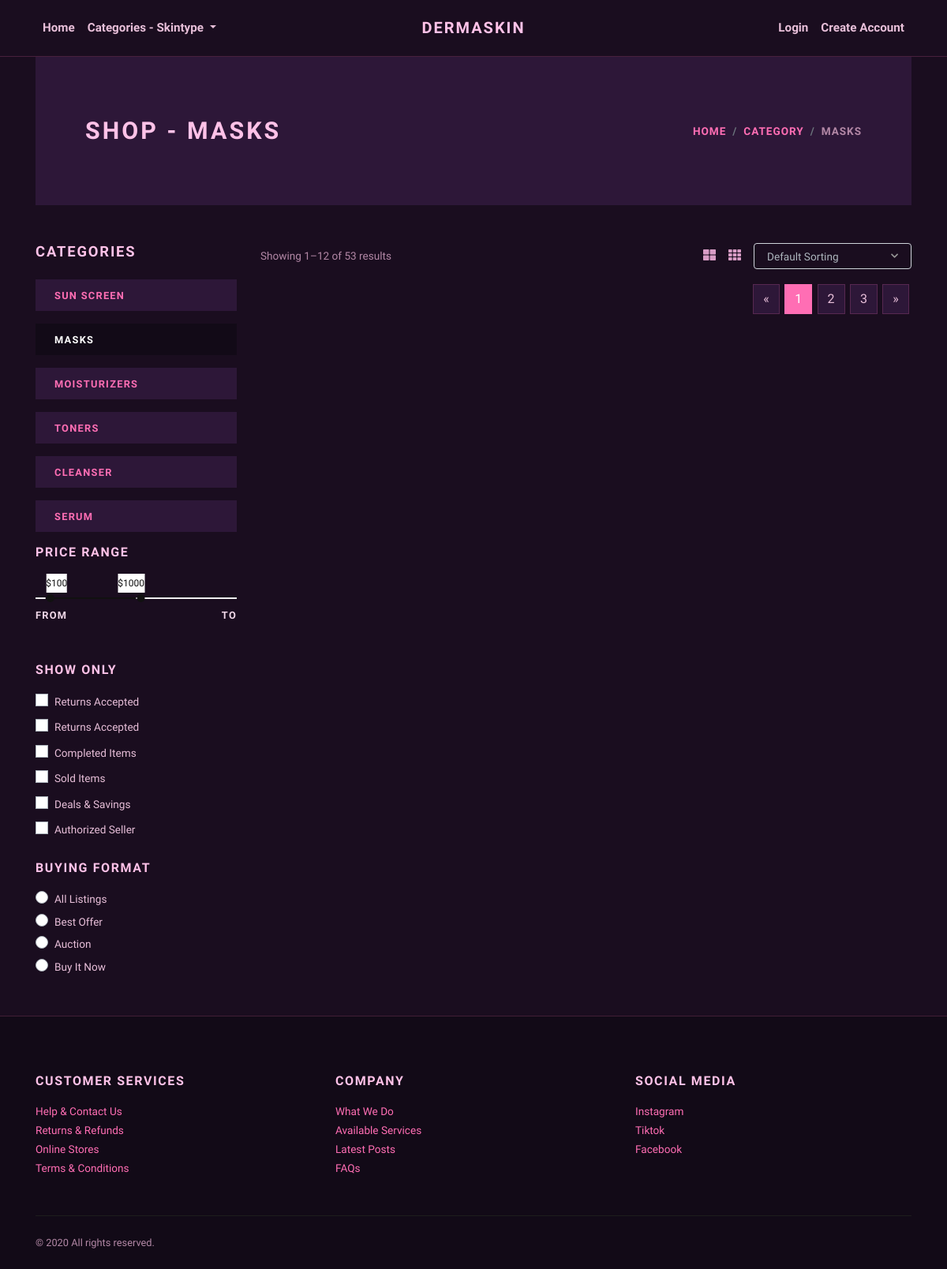
Page /category/masks/ on the earlier database version.
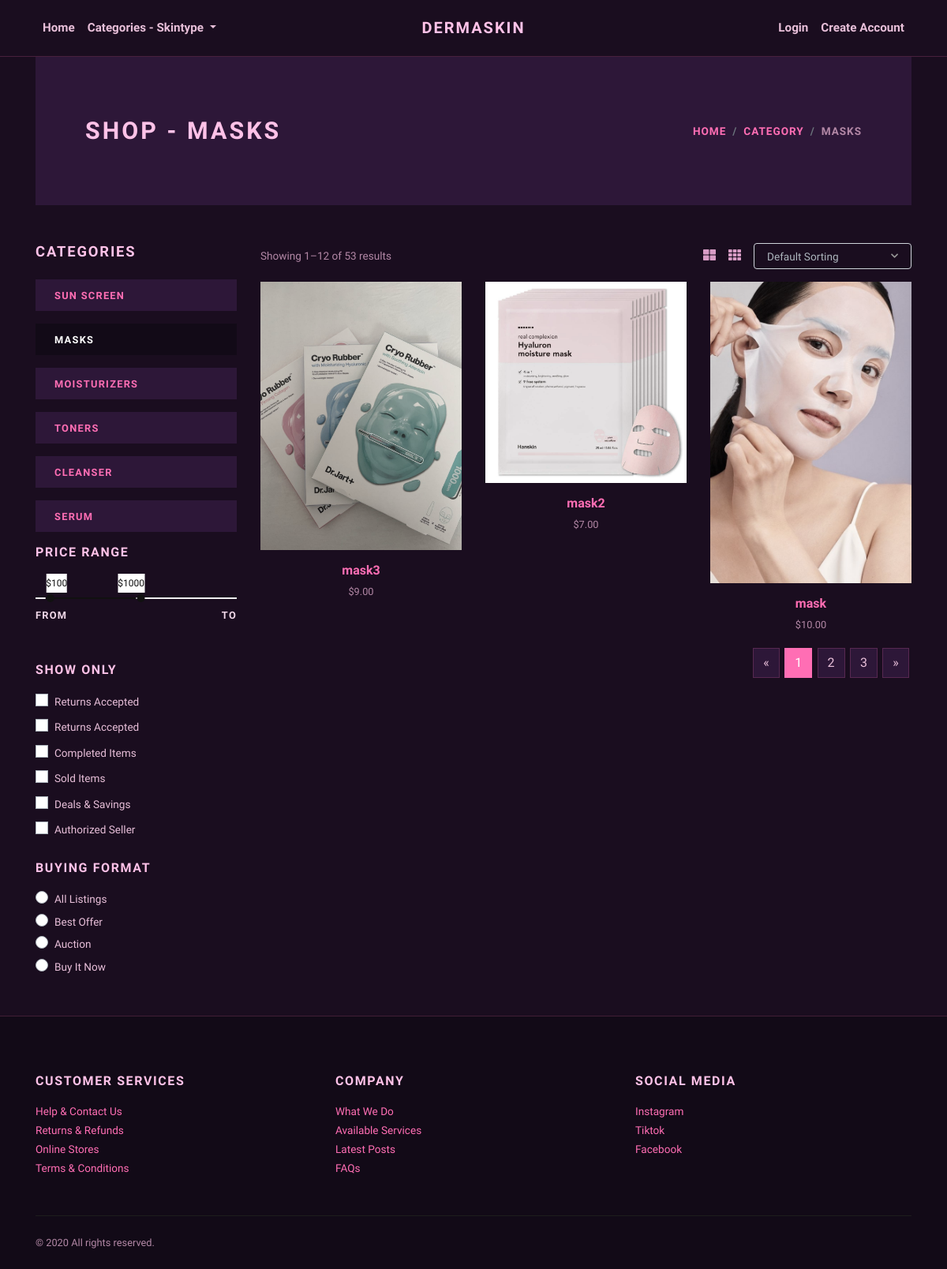
Same page on the later database version.
### store/models.py (models this page shows, shortened)
class Category(models.Model):
    title = models.CharField(max_length=50, verbose_name="Category Title")
    slug = models.SlugField(max_length=55, verbose_name="Category Slug")
    description = models.TextField(blank=True, verbose_name="Category Description")
    category_image = models.ImageField(upload_to='category', blank=True, null=True, verbose_name="Category Image")
    is_active = models.BooleanField(verbose_name="Is Active?")
    is_featured = models.BooleanField(verbose_name="Is Featured?")
    created_at = models.DateTimeField(auto_now_add=True, verbose_name="Created Date")
    updated_at = models.DateTimeField(auto_now=True, verbose_name="Updated Date")
    class Meta:
        verbose_name_plural = 'Categories'
        ordering = ('-created_at', )

class Product(models.Model):
    title = models.CharField(max_length=150, verbose_name="Product Title")
    slug = models.SlugField(max_length=160, verbose_name="Product Slug")
    sku = models.CharField(max_length=255, unique=True, verbose_name="Unique Product ID (SKU)")
    short_description = models.TextField(verbose_name="Short Description")
    detail_description = models.TextField(blank=True, null=True, verbose_name="Detail Description")
    product_image = models.ImageField(upload_to='product', blank=True, null=True, verbose_name="Product Image")
    price = models.DecimalField(max_digits=8, decimal_places=2)
    category = models.ForeignKey(Category, verbose_name="Product Categoy", on_delete=models.CASCADE)
    is_active = models.BooleanField(verbose_name="Is Active?")
    is_featured = models.BooleanField(verbose_name="Is Featured?")
    created_at = models.DateTimeField(auto_now_add=True, verbose_name="Created Date")
    updated_at = models.DateTimeField(auto_now=True, verbose_name="Updated Date")
    class Meta:
        verbose_name_plural = 'Products'
        ordering = ('-created_at', )

### store/views.py (the view)
# urls.py: path('category/<slug:slug>/', views.category_products, name="category-products"),
def category_products(request, slug):
    category = get_object_or_404(Category, slug=slug)
    products = Product.objects.filter(is_active=True, category=category)
    categories = Category.objects.filter(is_active=True)
    return render(request, 'store/category_products.html', {
        'category': category,
        'products': products,
        'categories': categories,
    })

### templates/store/category_products.html (shortened to what this page needs)
{% extends 'base.html' %}
{% load static %}
    {% block content %}
      <div class="container">
        <section class="py-5 bg-light">
          <div class="container">
            <div class="row px-4 px-lg-5 py-lg-4 align-items-center">
              <div class="col-lg-6">
                <h1 class="h2 text-uppercase mb-0">Shop - {{category.title}}</h1>
              </div>
              <div class="col-lg-6 text-lg-right">
                <nav aria-label="breadcrumb">
                  <ol class="breadcrumb justify-content-lg-end mb-0 px-0">
                    <li class="breadcrumb-item"><a href="{% url 'store:home' %}">Home</a></li>
                    <li class="breadcrumb-item"><a href="{% url 'store:all-categories' %}">Category</a></li>
                    <li class="breadcrumb-item active" aria-current="page">{{category.title}}</li>
                  </ol>
                </nav>
              </div>
            </div>
          </div>
        </section>
        <section class="py-5">
          <div class="container p-0">
            <div class="row">
              <div class="col-lg-3 order-2 order-lg-1">
                <h5 class="text-uppercase mb-4">Categories</h5>
                {% if categories %}
                  {% for cat in categories %}
                    <a href="{% url 'store:category-products' cat.slug %}">
                      <div class="py-2 px-4 {% if category == cat %}bg-dark text-white {% else %}bg-light{% endif %} mb-3">
                        <strong class="small text-uppercase font-weight-bold">{{cat.title}}</strong>
                      </div>
                    </a>
                  {% endfor %}
                {% endif %}
                <h6 class="text-uppercase mb-4">Price range</h6>
                <div class="price-range pt-4 mb-5">
                  <div id="range"></div>
                  <div class="row pt-2">
                    <div class="col-6"><strong class="small font-weight-bold text-uppercase">From</strong></div>
                    <div class="col-6 text-right"><strong class="small font-weight-bold text-uppercase">To</strong></div>
                  </div>
                </div>
                <h6 class="text-uppercase mb-3">Show only</h6>
                <div class="custom-control custom-checkbox mb-1">
                  <label class="custom-control-label text-small" for="customCheck1">Returns Accepted</label>
                </div>
                <div class="custom-control custom-checkbox mb-1">
                  <label class="custom-control-label text-small" for="customCheck2">Returns Accepted</label>
                </div>
                <div class="custom-control custom-checkbox mb-1">
                  <label class="custom-control-label text-small" for="customCheck3">Completed Items</label>
                </div>
                <div class="custom-control custom-checkbox mb-1">
                  <label class="custom-control-label text-small" for="customCheck4">Sold Items</label>
                </div>
                <div class="custom-control custom-checkbox mb-1">
                  <label class="custom-control-label text-small" for="customCheck5">Deals &amp; Savings</label>
                </div>
                <div class="custom-control custom-checkbox mb-4">
                  <label class="custom-control-label text-small" for="customCheck6">Authorized Seller</label>
                </div>
                <h6 class="text-uppercase mb-3">Buying format</h6>
                <div class="custom-control custom-radio">
                  <label class="custom-control-label text-small" for="customRadio1">All Listings</label>
                </div>
                <div class="custom-control custom-radio">
                  <label class="custom-control-label text-small" for="customRadio2">Best Offer</label>
                </div>
                <div class="custom-control custom-radio">
                  <label class="custom-control-label text-small" for="customRadio3">Auction</label>
                </div>
                <div class="custom-control custom-radio">
                  <label class="custom-control-label text-small" for="customRadio4">Buy It Now</label>
                </div>
              </div>
              <div class="col-lg-9 order-1 order-lg-2 mb-5 mb-lg-0">
                <div class="row mb-3 align-items-center">
                  <div class="col-lg-6 mb-2 mb-lg-0">
                    <p class="text-small text-muted mb-0">Showing 1–12 of 53 results</p>
                  </div>
                  <div class="col-lg-6">
                    <ul class="list-inline d-flex align-items-center justify-content-lg-end mb-0">
                      <li class="list-inline-item text-muted mr-3"><a class="reset-anchor p-0" href="#"><i class="fas fa-th-large"></i></a></li>
                      <li class="list-inline-item text-muted mr-3"><a class="reset-anchor p-0" href="#"><i class="fas fa-th"></i></a></li>
                      <li class="list-inline-item">
                      </li>
                    </ul>
                  </div>
                </div>
                <div class="row">
                  {% if products %}
                    {% for product in products %}
                      <div class="col-lg-4 col-sm-6">
                        <div class="product text-center">
                          <div class="mb-3 position-relative">
                            <a class="d-block" href="{% url 'store:product-detail' product.slug %}">
                              {% if product.product_image %}
                                <img class="img-fluid w-100" src="{{product.product_image.url}}" alt="{{product.title}}">
                              {% else %}
                                <img class="img-fluid w-100" src="{% static 'img/product-1.jpg' %}" alt="{{product.title}}">
                              {% endif %}
                            </a>
                          </div>
                          <h6> <a class="reset-anchor" href="{% url 'store:product-detail' product.slug %}">{{product.title}}</a></h6>
                          <p class="small text-muted">${{product.price}}</p>
                        </div>
                      </div>
                    {% endfor %}
                  {% endif %}
                </div>
                <nav aria-label="Page navigation example">
                  <ul class="pagination justify-content-center justify-content-lg-end">
                    <li class="page-item"><a class="page-link" href="#" aria-label="Previous"><span aria-hidden="true">«</span></a></li>
                    <li class="page-item active"><a class="page-link" href="#">1</a></li>
                    <li class="page-item"><a class="page-link" href="#">2</a></li>
                    <li class="page-item"><a class="page-link" href="#">3</a></li>
                    <li class="page-item"><a class="page-link" href="#" aria-label="Next"><span aria-hidden="true">»</span></a></li>
                  </ul>
                </nav>
              </div>
            </div>
          </div>
        </section>
      </div>
      {% endblock content %}

### templates/base.html (shortened to what this page needs)
{% load static %}
<!DOCTYPE html>
<html>
  <head>
    <link rel="stylesheet" href="{% static 'vendor/bootstrap/css/bootstrap.min.css' %}">
    <link rel="stylesheet" href="{% static 'vendor/lightbox2/css/lightbox.min.css' %}">
    <link rel="stylesheet" href="{% static 'vendor/nouislider/nouislider.min.css' %}">
    <link rel="stylesheet" href="{% static 'vendor/bootstrap-select/css/bootstrap-select.min.css' %}">
    <link rel="stylesheet" href="{% static 'vendor/owl.carousel2/assets/owl.carousel.min.css' %}">
    <link rel="stylesheet" href="{% static 'vendor/owl.carousel2/assets/owl.theme.default.css' %}">
    <link rel="stylesheet" href="{% static 'css/style.default.css' %}" id="theme-stylesheet">
    <link rel="stylesheet" href="{% static 'css/custom.css' %}">
  </head>
  <body>
    <div class="page-holder">
      {% include 'navbar.html' %}
      {% block content %}
      {% endblock content %}
      {% include 'footer.html' %}
      {% include 'scripts.html' %}

### templates/navbar.html (shortened to what this page needs)
{% load static %}
    <header class="header">
        <div class="container px-0 px-lg-3">
          <nav class="navbar navbar-expand-lg navbar-light py-3 px-lg-0"><a class="navbar-brand" href="{% url 'store:home' %}"><span class="font-weight-bold text-uppercase text-dark">DermaSkin</span></a>
            <div class="collapse navbar-collapse" id="navbarSupportedContent">
              <ul class="navbar-nav mr-auto">
                <li class="nav-item">
                  <a class="nav-link active" href="{% url 'store:home' %}">Home</a>
                </li>
                <li class="nav-item dropdown"><a class="nav-link dropdown-toggle" id="pagesDropdown" href="#" data-toggle="dropdown" aria-haspopup="true" aria-expanded="false">Categories - Skintype</a>
                </li>
              </ul>
              <ul class="navbar-nav ml-auto">
                {% if request.user.is_authenticated %}
                  <li class="nav-item"><a class="nav-link" href="{% url 'store:cart' %}"> <i class="fas fa-dolly-flatbed mr-1 text-gray"></i>Cart<small class="text-gray">({{cart_items.count}})</small></a></li>
                  {% comment %} <li class="nav-item"><a class="nav-link" href="#"> <i class="far fa-heart mr-1"></i><small class="text-gray"> (0)</small></a></li> {% endcomment %}
                  {% comment %} <li class="nav-item"><a class="nav-link" href="#"> <i class="fas fa-user-alt mr-1 text-gray"></i>Users</a></li> {% endcomment %}
                  <li class="nav-item dropdown"><a class="nav-link dropdown-toggle" id="pagesDropdown" href="#" data-toggle="dropdown" aria-haspopup="true" aria-expanded="false"><i class="fas fa-user-alt mr-1 text-gray"></i>Users</a></a>
                  <div class="dropdown-menu mt-3" aria-labelledby="pagesDropdown">
                      <a class="dropdown-item border-0 transition-link" href="{% url 'store:profile' %}">Profile</a>
                      <a class="dropdown-item border-0 transition-link" href="{% url 'store:cart' %}">Cart</a>
                      <a class="dropdown-item border-0 transition-link" href="{% url 'store:orders' %}">Orders</a>
                    <hr>
                    <a class="dropdown-item border-0 transition-link" href="{% url 'store:logout' %}">Log Out</a>
                </li>
                {% else %}
                  <li class="nav-item"><a class="nav-link" href="{% url 'store:login' %}">Login</a></li>
                  <li class="nav-item"><a class="nav-link" href="{% url 'store:register' %}">Create Account</a></li>
                {% endif %}
              </ul>
            </div>
          </nav>
        </div>
      </header>

### templates/footer.html
<footer class="bg-dark text-white">
        <div class="container py-4">
          <div class="row py-5">
            <div class="col-md-4 mb-3 mb-md-0">
              <h6 class="text-uppercase mb-3">Customer services</h6>
              <ul class="list-unstyled mb-0">
                <li><a class="footer-link" href="#">Help &amp; Contact Us</a></li>
                <li><a class="footer-link" href="#">Returns &amp; Refunds</a></li>
                <li><a class="footer-link" href="#">Online Stores</a></li>
                <li><a class="footer-link" href="#">Terms &amp; Conditions</a></li>
              </ul>
            </div>
            <div class="col-md-4 mb-3 mb-md-0">
              <h6 class="text-uppercase mb-3">Company</h6>
              <ul class="list-unstyled mb-0">
                <li><a class="footer-link" href="#">What We Do</a></li>
                <li><a class="footer-link" href="#">Available Services</a></li>
                <li><a class="footer-link" href="#">Latest Posts</a></li>
                <li><a class="footer-link" href="#">FAQs</a></li>
              </ul>
            </div>
            <div class="col-md-4">
              <h6 class="text-uppercase mb-3">Social media</h6>
              <ul class="list-unstyled mb-0">
                <li><a class="footer-link" href="#">Instagram</a></li>
                <li><a class="footer-link" href="#">Tiktok</a></li>
                <li><a class="footer-link" href="#">Facebook</a></li>
              </ul>
            </div>
          </div>
          <div class="border-top pt-4" style="border-color: #1d1d1d !important">
            <div class="row">
              <div class="col-lg-6">
                <p class="small text-muted mb-0">&copy; 2020 All rights reserved.</p>
              </div>
              <div class="col-lg-6 text-lg-right">
              </div>
            </div>
          </div>
        </div>
      </footer>

### templates/scripts.html (shortened to what this page needs)
{% load static %}
      <link rel="stylesheet" href="https://use.fontawesome.com/releases/v5.7.1/css/all.css">
    </div>
  </body>
</html>

Differences in the rows shown:
added Product: product_image (picture), title "mask3", price "9.00"
added Product: product_image (picture), title "mask2", price "7.00"
added Product: product_image (picture), title "mask", price "10.00"
